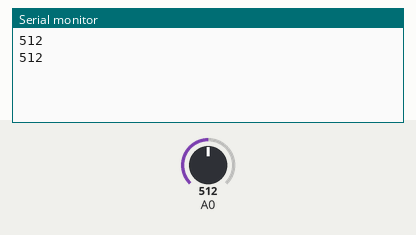
A sketch run on a simulated Arduino Uno, built with avr-gcc and run on an emulated ATmega328P. Parts: the last lines printed to the serial monitor. The test bench sets the inputs (shaded band); at power-on: A0 = 512.

Above: at 2.8 s.
2.9 s: A0 set to 716
At 5.0 s:
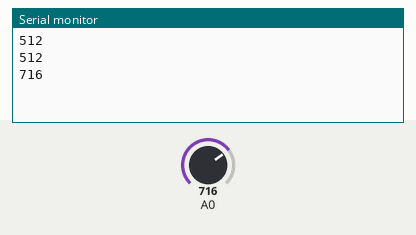
5.6 s: A0 set to 900
At 6.5 s:
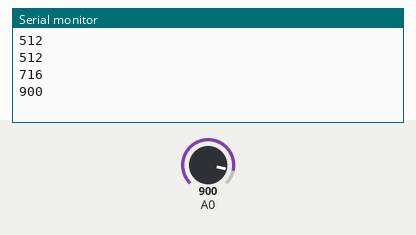
Timing chart, 0 to 8.6 s (numbered marks = the images above; inputs shaded):
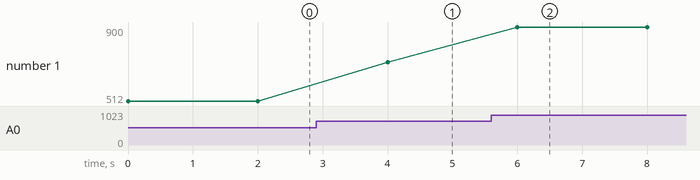

The sketch:

sketch_CO.ino
```cpp
/*===================================================================
 * 핀연결
 * vcc - 5v
 * out - 아날로그A0
 * ground - ground
 =====================================================================*/

 void setup() {
  Serial.begin(9600);         // 시리얼 통신을 위해 보드레이트를 9600으로 설정
}

void loop() {
  int a = analogRead(A0);  // a라는 변수를 선언하고 아날로그 5번핀의 아날로그 값을 입력
  Serial.println(a);               // a의 값을 시리얼로 출력합니다.
  delay(2000);                    // 2초간 지연시킵니다.
}
```

Measured:
- after the input at 2.9 s, the serial monitor: prints a new line after 1.1 s (image 1)
- after the input at 5.6 s, the serial monitor: prints a new line after 0.40 s (image 2)
- plotted number 1: 512 → 716 after the input at 2.9 s, 716 → 900 after the input at 5.6 s
